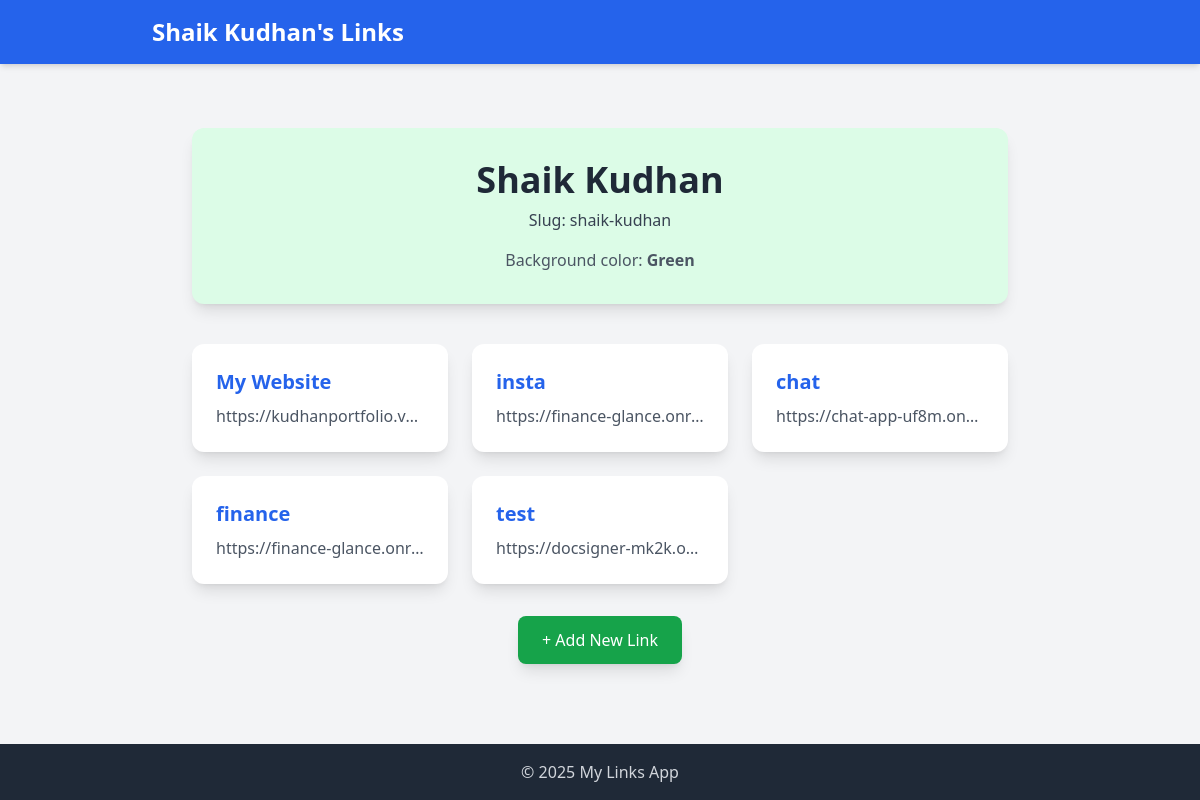
Page /shaik-kudhan on the earlier database version.
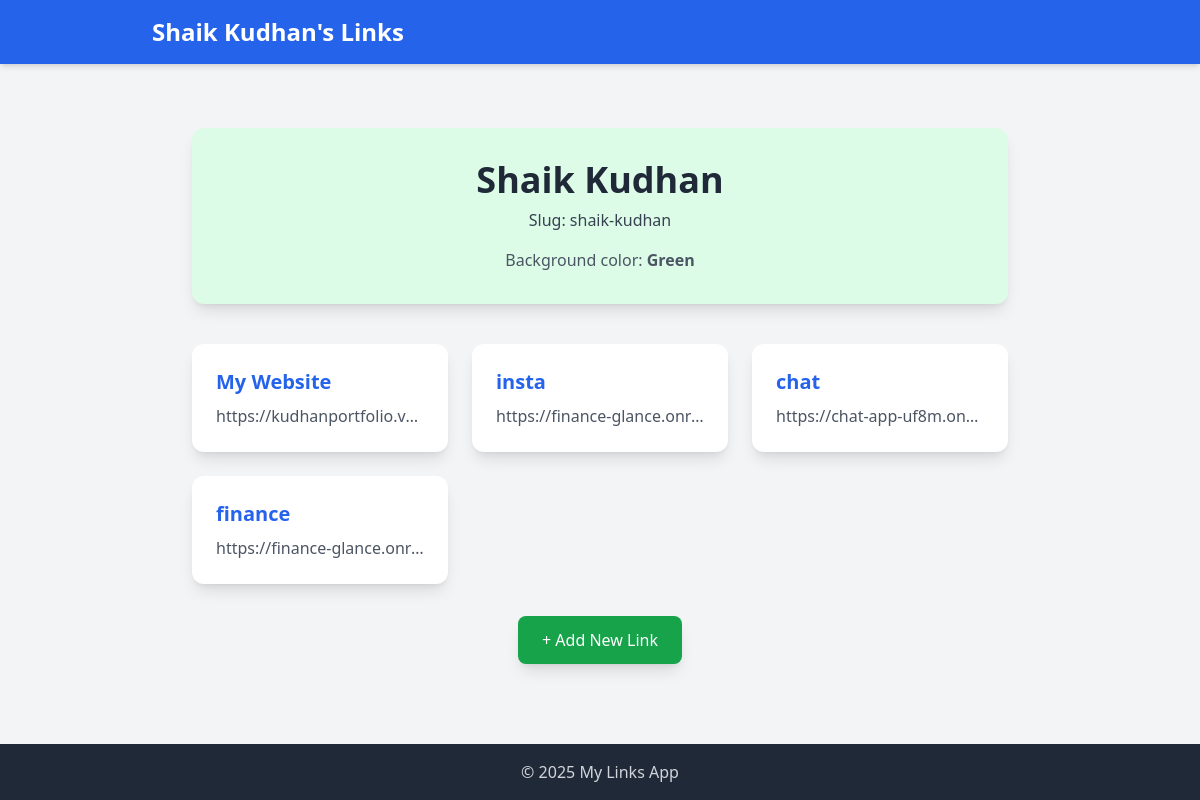
Same page on the later database version.
### link_plant/models.py (models this page shows, shortened)
class Link(models.Model):
    text = models.CharField(max_length=100)
    url = models.URLField()
    profile = models.ForeignKey(Profile , on_delete=models.CASCADE , related_name='links')

### link_plant/views.py (the view)
# urls.py: path('<slug:profile_slug>', profile_view, name='profile'),
def profile_view(request,profile_slug):
    profile = get_object_or_404(Profile, slug=profile_slug)
    links=profile.links.all()
    context={
        'profile':profile,
        'links':links
    }
    return render(request,'link_plant/profile.html',context)

### link_plant/templates/link_plant/profile.html (shortened to what this page needs)
{% extends "./base.html" %}
{% block header %}
  {{ profile.name }}'s Links
{% endblock %}
{% block content %}
<div class="max-w-5xl mx-auto mt-10 px-4">
  <div class="bg-{{ profile.bg_color }}-100 rounded-xl shadow-lg p-8 text-center">
    <h1 class="text-4xl font-bold text-gray-800 mb-2">{{ profile.name }}</h1>
    <p class="text-gray-700 mb-4">Slug: <span class="font-medium">{{ profile.slug }}</span></p>
    <p class="text-gray-600">Background color: <span class="font-semibold">{{ profile.bg_color|capfirst }}</span></p>
  </div>
  <div class="mt-10 grid grid-cols-1 sm:grid-cols-2 md:grid-cols-3 gap-6">
    {% for link in links %}
      <a href="{{ link.url }}" target="_blank"
         class="block bg-white rounded-xl shadow-lg p-6 hover:shadow-2xl transition transform hover:-translate-y-1">
        <h2 class="text-xl font-semibold text-blue-600 mb-2">{{ link.text }}</h2>
        <p class="text-gray-600 truncate">{{ link.url }}</p>
      </a>
    {% empty %}
      <p class="text-center col-span-full text-gray-500 mt-4">
        No links available for this profile.
      </p>
    {% endfor %}
  </div>
  <div class="flex justify-center mt-8">
    <a href="{% url 'create-list' %}"
       class="bg-green-600 text-white px-6 py-3 rounded-lg hover:bg-green-700 shadow-lg transition">
      + Add New Link
    </a>
  </div>
</div>
{% endblock %}

Differences in the rows shown:
removed Link: text "test", url "https://docsigner-mk2k.o…"
